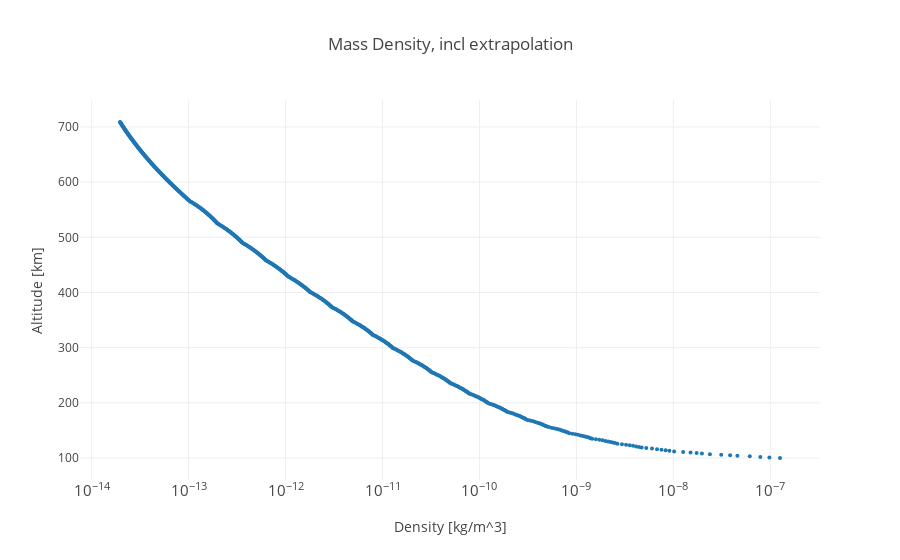

Notebook code for this chart:
### Code cell
test_mass_density()
None

### Figure 1 — Plotly figure (JSON) as saved in the notebook; plotly's stock layout.template omitted (floating-point values rounded to 4 significant figures; data arrays with more than 128 entries replaced by an {"elided": "..."} marker saying what was removed)
{"data": [{"marker": {"size": 4}, "mode": "markers", "name": "density profile from reader", "type": "scatter", "uid": "60d5ca61-b6cf-11e9-9adc-f83441d4f485", "x": {"elided": "610 float values"}, "y": {"elided": "610 float values"}}], "layout": {"title": "Mass Density, incl extrapolation", "xaxis": {"autorange": true, "exponentformat": "power", "showexponent": "all", "title": "Density [kg/m^3]", "type": "log"}, "yaxis": {"title": "Altitude [km]"}}}
